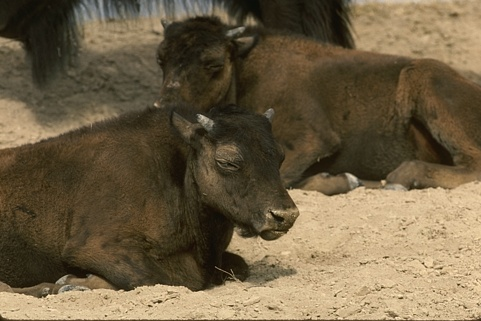
#> input picture Experiments/Image Segmentation exp - v2/Image2/41033.jpg, 481 x 321 px
$ jupyter execute --allow-errors _KMeans.ipynb   (text cells are left out)
#> lines starting #> are read from the running program, lines starting #| are printed output that depends on the picture; pictures that were not available may be replaced by others from this repository, and a replacement may not be noted
[cell 1]
import numpy as np
import random
import math
from matplotlib import pyplot as plt
from sklearn.datasets.samples_generator import make_blobs
import time
import pandas as pd
from scipy.spatial.distance import cdist
from sklearn.utils import shuffle

[cell 2]
cluster=3

[cell 3]
import cv2

img = cv2.imread('41033.jpg',0)
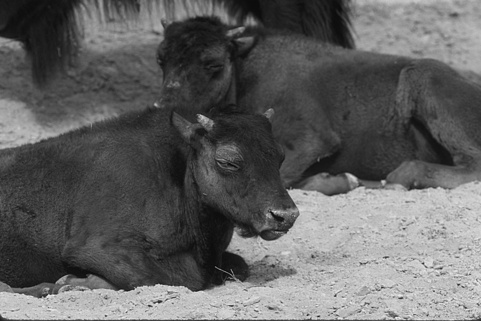
#> img: shape (321, 481); min 6, max 242, mean 97.5
e = cv2.imread('41033s.png',0)
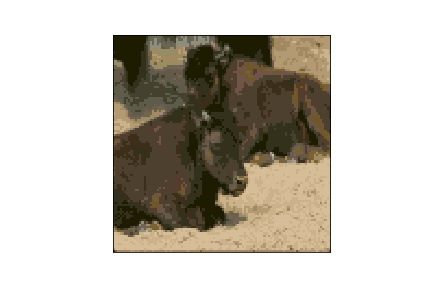
#> input picture Experiments/Image Segmentation exp - v2/Image2/FCM_SegementdIMg.jpg, 432 x 288 px, given in place of 41033s.png, which was not available
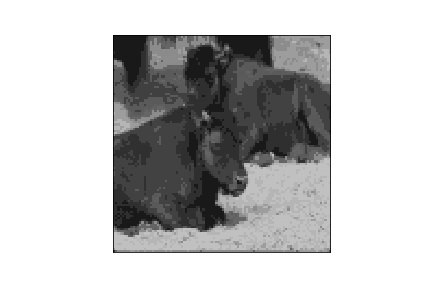
#> e: shape (288, 432); min 1, max 255, mean 193.9

# ret,e = cv2.threshold(e,100,255,cv2.THRESH_BINARY)


height, width = img.shape[0],img.shape[1]
#> height = 321; width = 481
img_list = np.reshape(img, (height*width, 1))

plt.imshow(img, cmap='gray')
plt.show()

plt.imshow(e, cmap='gray')
plt.show()


x=img_list
# x=img

[cell 4]
from sklearn.cluster import KMeans
import numpy as np

kmeans = KMeans(n_clusters=cluster, random_state=5).fit(x)
kmeans.labels_

kmeans.cluster_centers_
vv=kmeans.cluster_centers_
#> vv = [87.55, 179.8, 46.36]


ny=kmeans.labels_ #np.argmax(uu,axis=1)

# [4 lines of commented-out code are left out]

[cell 5]
index = np.copy(ny)
index = np.reshape(index, (height, width))
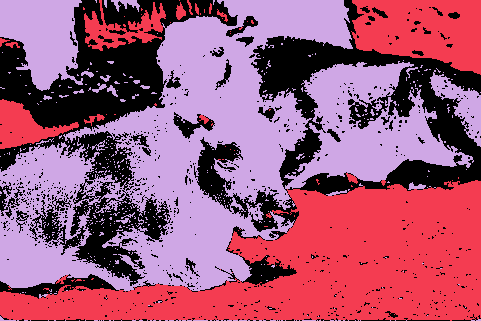
#> index: shape (321, 481) int32; 3 distinct labels, from 0 to 2; one colour per label, 0 black

# axes = plt.gca()
plt.imshow(index, cmap='gray')
plt.xticks([])
plt.yticks([])
plt.show(block=True)
